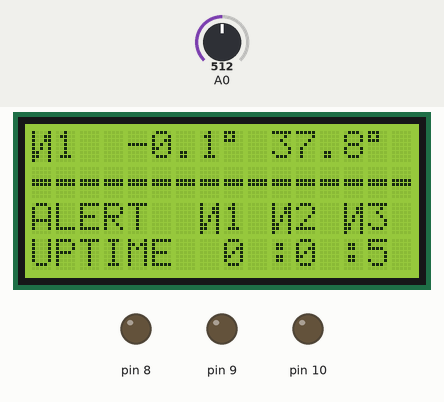
The sketch below on a simulated Arduino Uno, built with avr-gcc and run on an emulated ATmega328P. Parts: 16×4 character LCD, output pins drawn as LEDs (lit = HIGH). The test bench sets the inputs (shaded band); at power-on: A0 = 512. EEPROM starts erased.

Above: at 5.3 s.
5.4 s: A0 set to 105
8.4 s: A0 set to 85
At 8.84 s:
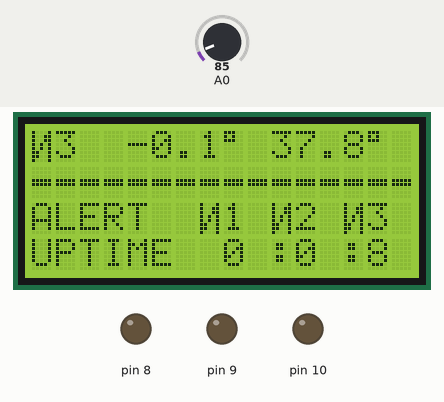
10.0 s: A0 set to 6
13.0 s: A0 set to 3
At 13.23 s:
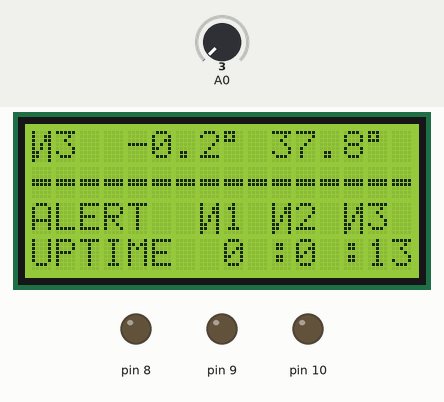

The sketch:

inkubator_v_2.2.ino
```cpp
//A0-Аналоговая клавиатура
//LCD 16x4 1604A  RS - 2, E - 3, DB4 - 4, DB5 - 5, DB6 - 6, DB7 - 7
//D8, D9, D10-Реле инкубаторов (D8-Первий D9-Второй D10-Третий)

#include <LiquidCrystal.h>

#include <EEPROM.h>


LiquidCrystal lcd(2, 3, 4, 5, 6, 7);

int  line = 1;
int  stemp1 = 350;
int  stemp2 = 350;
int  stemp3 = 350;
int  rtemp1 = 378;
int  rtemp2 = 378;
int  rtemp3 = 378;
int  analog;
int  days = 0;
int  hours = 0;
int  mins = 0;
int  secs = 0;
int  prog = 0;

byte symbols[4][8] = {
  0b11111, 0b00100, 0b01000, 0b10000, 0b00001, 0b00010, 0b00100, 0b11111, //logo
  0b11100, 0b10100, 0b11100, 0b00000, 0b00000, 0b00000, 0b00000, 0b00000, //cels
  0b10001, 0b10011, 0b10011, 0b10101, 0b10101, 0b11001, 0b11001, 0b10001, //ink
  0b00000, 0b00000, 0b00000, 0b11111, 0b11111, 0b00000, 0b00000, 0b00000  //line
};

void syminit() {
  lcd.createChar(1, symbols[0]);
  lcd.createChar(2, symbols[1]);
  lcd.createChar(3, symbols[2]);
  lcd.createChar(4, symbols[3]);
}

void load() {
  stemp1 = EEPROM.get(5, stemp1);
  stemp2 = EEPROM.get(10, stemp2);
  stemp3 = EEPROM.get(15, stemp3);
}

void logo() {
  for (int prog = 0; prog <= 15; prog = prog + 1) {
    lcd.setCursor(1, 0);
    lcd.print("Inkubator v2.2");
    lcd.setCursor(prog, 1);
    lcd.print("\1");
    lcd.leftToRight();
    delay(250);
  }
  lcd.clear();
}

void time() {
  secs = millis() / 1000;
  mins = millis() / 1000 / 60;
  hours = mins / 60;
  days = hours / 24;
}

void time_convert() {
  secs = secs - mins * 60;
  mins = mins - hours * 60;
  hours = hours - days * 24;
}

void choose_menu_lcd() {
  if (analog < 35 && analog > 30) {
    if (line == 1) return;
    else
      line--;
    delay(50);

  } else if (analog < 95 && analog > 75) {
    if (line == 3) return;
    else
      line++;
    delay(50);
  }
}

void menu_lcd() {
  for (int prog = 0; prog <= 15; prog = prog + 1) {
    lcd.setCursor(prog, 1);
    lcd.print("\4");
    lcd.leftToRight();
  }
  if (line == 1) {
    lcd.setCursor(0, 0);
    lcd.print("\3""1");
    lcd.setCursor(4, 0);
    lcd.print(float(stemp1 * 0.1), 1);
    lcd.setCursor(8, 0);
    lcd.print("\2");
    lcd.setCursor(10, 0);
    lcd.print(float(rtemp1 * 0.1), 1);
    lcd.setCursor(14, 0);
    lcd.print("\2");
    if (analog < 5 && analog > -1) {
      stemp1--;
      delay(10);

    }
    if (analog < 170 && analog > 160) {
      stemp1++;
      delay(10);

    }
    EEPROM.write(5, stemp1);

  }
  if (line == 2) {
    lcd.setCursor(0, 0);
    lcd.print("\3""2");
    lcd.setCursor(4, 0);
    lcd.print(float(stemp2 * 0.1), 1);
    lcd.setCursor(8, 0);
    lcd.print("\2");
    lcd.setCursor(10, 0);
    lcd.print(float(rtemp2 * 0.1), 1);
    lcd.setCursor(14, 0);
    lcd.print("\2");
    if (analog < 5 && analog > -1) {
      stemp2--;
      delay(10);

    }
    if (analog < 170 && analog > 160) {
      stemp2++;
      delay(10);

    }
    EEPROM.write(10, stemp2);

  }
  if (line == 3) {
    lcd.setCursor(0, 0);
    lcd.print("\3""3");
    lcd.setCursor(4, 0);
    lcd.print(float(stemp3 * 0.1), 1);
    lcd.setCursor(8, 0);
    lcd.print("\2");
    lcd.setCursor(10, 0);
    lcd.print(float(rtemp3 * 0.1), 1);
    lcd.setCursor(14, 0);
    lcd.print("\2");
    if (analog < 5 && analog > -1) {
      stemp3--;
      delay(10);

    }
    if (analog < 170 && analog > 160) {
      stemp3++;
      delay(10);

    }
    EEPROM.write(15, stemp3);

  }
}

void rele() {
  lcd.setCursor(0, 2);
  lcd.print("ALERT");
  if (rtemp1 <= stemp1) {
    digitalWrite(8, HIGH);

  } else {
    digitalWrite(8, LOW);
    lcd.setCursor(7, 2);
    lcd.print("\3""1");

  }
  if (rtemp2 <= stemp2) {
    digitalWrite(9, HIGH);

  } else {
    digitalWrite(9, LOW);
    lcd.setCursor(10, 2);
    lcd.print("\3""2");

  }
  if (rtemp3 <= stemp3) {
    digitalWrite(10, HIGH);

  } else {
    digitalWrite(10, LOW);
    lcd.setCursor(13, 2);
    lcd.print("\3""3");

  }
}

void uptime_lcd() {
  lcd.setCursor(0, 3);
  lcd.print("UPTIME");
  lcd.setCursor(8, 3);
  lcd.print(hours);
  lcd.setCursor(10, 3);
  lcd.print(":");
  lcd.setCursor(11, 3);
  lcd.print(mins);
  lcd.setCursor(13, 3);
  lcd.print(":");
  lcd.setCursor(14, 3);
  lcd.print(secs);
}

void clear() {
  lcd.setCursor(0, 0);
  lcd.print("                ");
  lcd.setCursor(0, 1);
  lcd.print("                ");
  lcd.setCursor(0, 2);
  lcd.print("                ");
  lcd.setCursor(0, 3);
  lcd.print("                ");
}

void setup()
{
  lcd.begin(16, 4);
  symbols;
  syminit();
  logo();
  pinMode(8, OUTPUT);
  pinMode(9, OUTPUT);
  pinMode(10, OUTPUT);

}

void loop()
{
  analog = analogRead(A0);
  load();
  choose_menu_lcd();
  menu_lcd();
  rele();
  time();
  time_convert();
  uptime_lcd();
  delay(60);
  clear();
}
```
